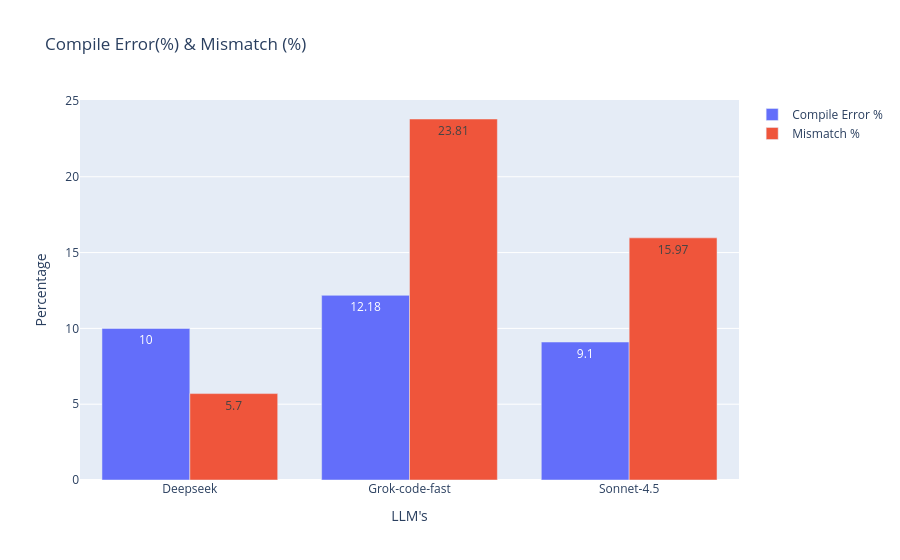

Write notebook code for a chart like this one.
### Code cell
fig = go.Figure(data=[
    go.Bar(name='Compile Error %', x=summary_df['run'], y=summary_df['compile_error_%'], text=summary_df['compile_error_%'], textposition='auto'),
    go.Bar(name='Mismatch %', x=summary_df['run'], y=summary_df['mismatch_%'], text=summary_df['mismatch_%'], textposition='auto')
])
fig.update_layout(
    barmode='group',
    title="Compile Error(%) & Mismatch (%)",
    xaxis_title="LLM's",
    yaxis_title="Percentage"
)
fig.show()

### Figure 1 — Plotly figure (JSON) as saved in the notebook; plotly's stock layout.template omitted (floating-point values rounded to 4 significant figures)
{"data": [{"name": "Compile Error %", "text": [10, 12.18, 9.1], "textposition": "auto", "type": "bar", "x": ["Deepseek", "Grok-code-fast", "Sonnet-4.5"], "y": [10, 12.18, 9.1]}, {"name": "Mismatch %", "text": [5.7, 23.81, 15.97], "textposition": "auto", "type": "bar", "x": ["Deepseek", "Grok-code-fast", "Sonnet-4.5"], "y": [5.7, 23.81, 15.97]}], "layout": {"autosize": true, "barmode": "group", "title": {"text": "Compile Error(%) & Mismatch (%)"}, "xaxis": {"autorange": true, "range": [-0.5, 2.5], "title": {"text": "LLM's"}, "type": "category"}, "yaxis": {"autorange": true, "range": [0, 25.06], "title": {"text": "Percentage"}, "type": "linear"}}}
